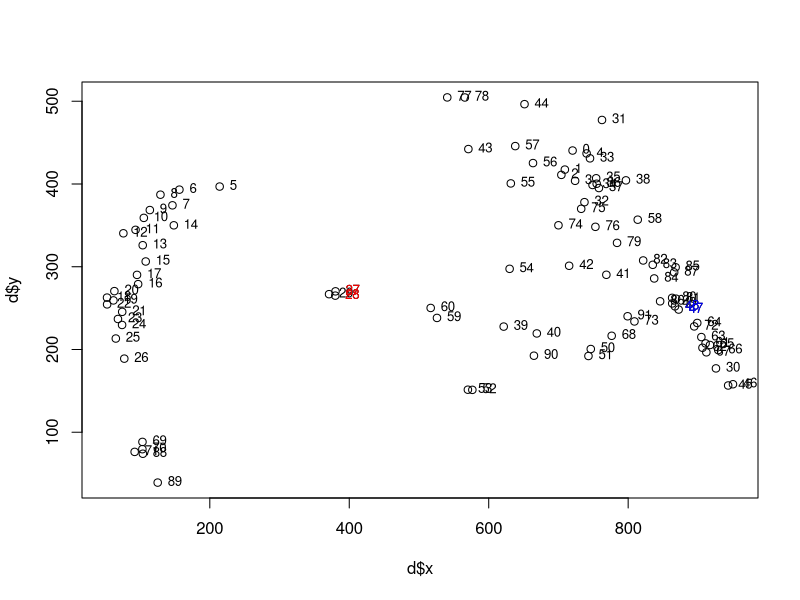

This figure's R source:
d <- read.csv('owl1.csv', header=T)
plot(d$x, d$y)
with(d, text(x, y, labels=n, pos=4, cex=0.8))
with(d[28:29,], text(x, y, labels=n, pos=4, cex=0.8, col='red'))
with(d[48:49,], text(x, y, labels=n, pos=4, cex=0.8, col='blue'))
